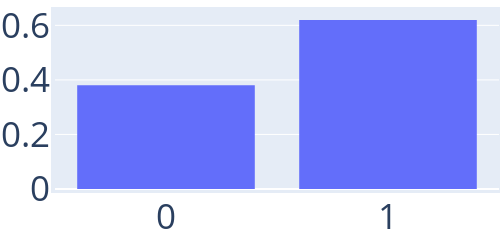

Here is the notebook cell this chart was saved with:
### Code cell
cat_nb_cc_with_more_than_1_cycle = string.(sort(Int.(cc_with_more_than_1_cycle
)))
trace = PlotlyJS.histogram(x=cat_nb_cc_with_more_than_1_cycle, histnorm="probability density")
layout = Layout(
    autosize=false,
    width=500,
    height=200,
    margin=attr(l=1, r=1, b=1, t=1, pad=4),
    font_size=35,
    xaxis_type="category",
)
p_more_than_1 = PlotlyJS.plot(trace,layout)

### Figure 1 — Plotly figure (JSON) as saved in the notebook; plotly's stock layout.template omitted (floating-point values rounded to 4 significant figures)
{"data": [{"histnorm": "probability density", "type": "histogram", "x": ["0", "0", "0", "0", "0", "0", "0", "0", "0", "0", "0", "0", "0", "0", "0", "0", "0", "0", "0", "1", "1", "1", "1", "1", "1", "1", "1", "1", "1", "1", "1", "1", "1", "1", "1", "1", "1", "1", "1", "1", "1", "1", "1", "1", "1", "1", "1", "1", "1", "1"]}], "layout": {"autosize": false, "font": {"size": 35}, "height": 200, "margin": {"b": 1, "l": 1, "pad": 4, "r": 1, "t": 1}, "width": 500, "xaxis": {"type": "category"}}}
